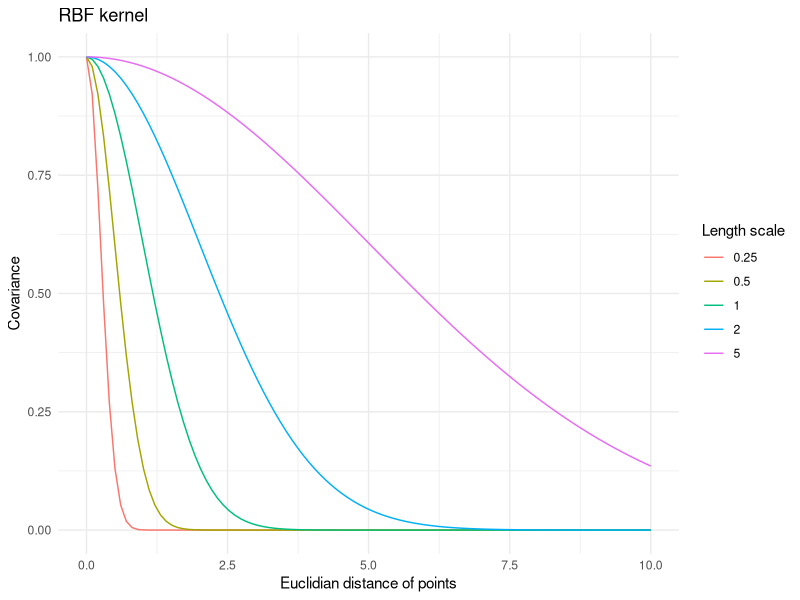
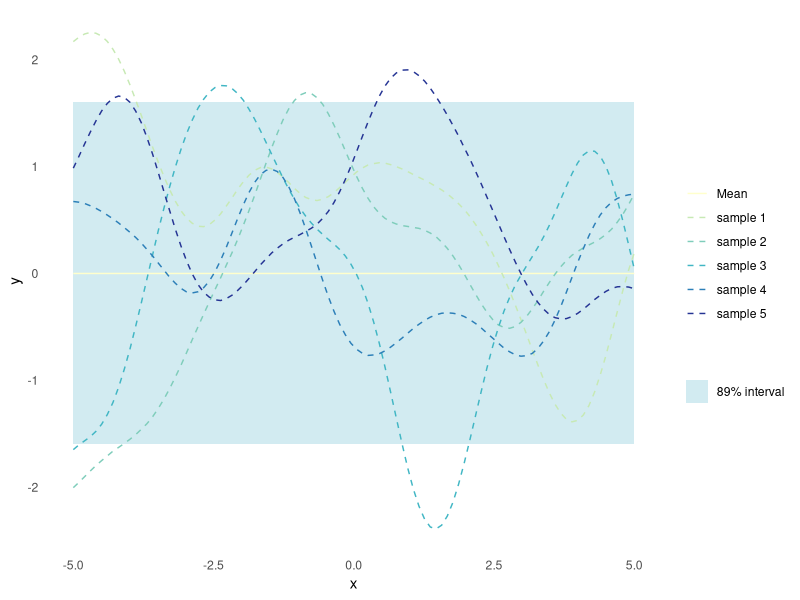
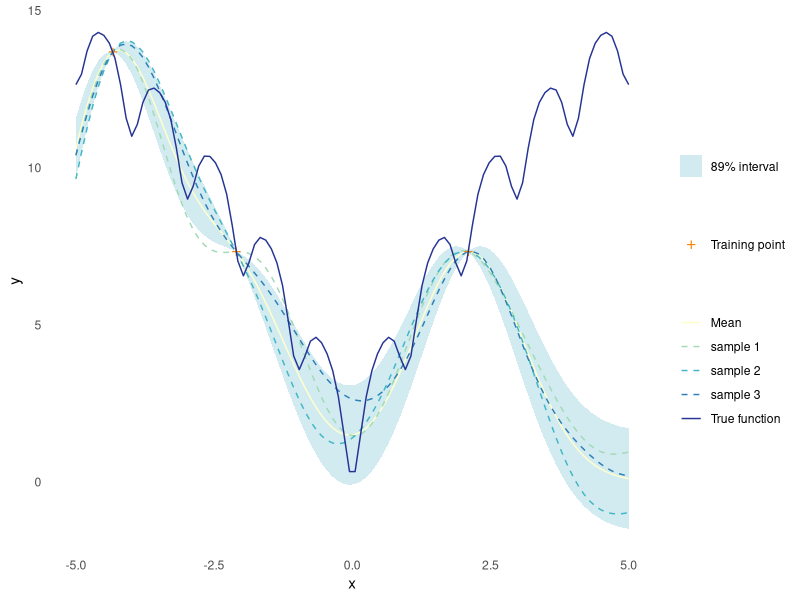
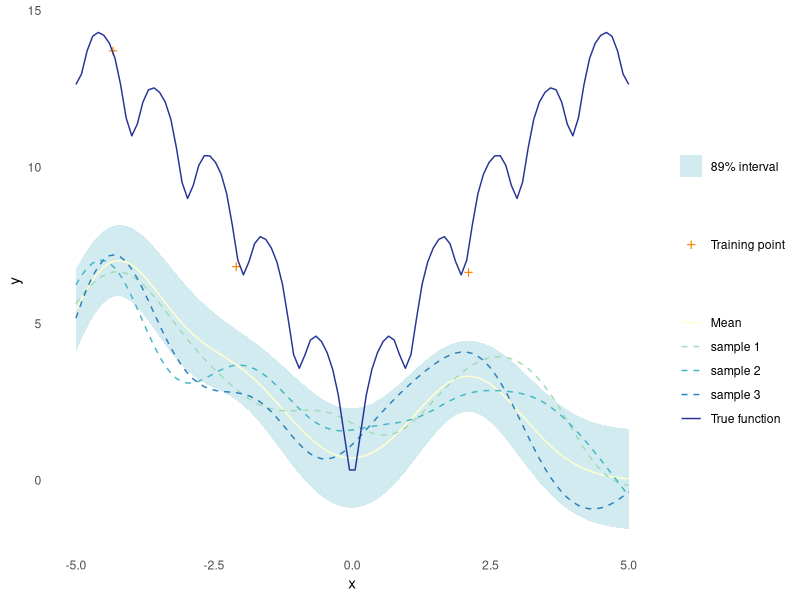
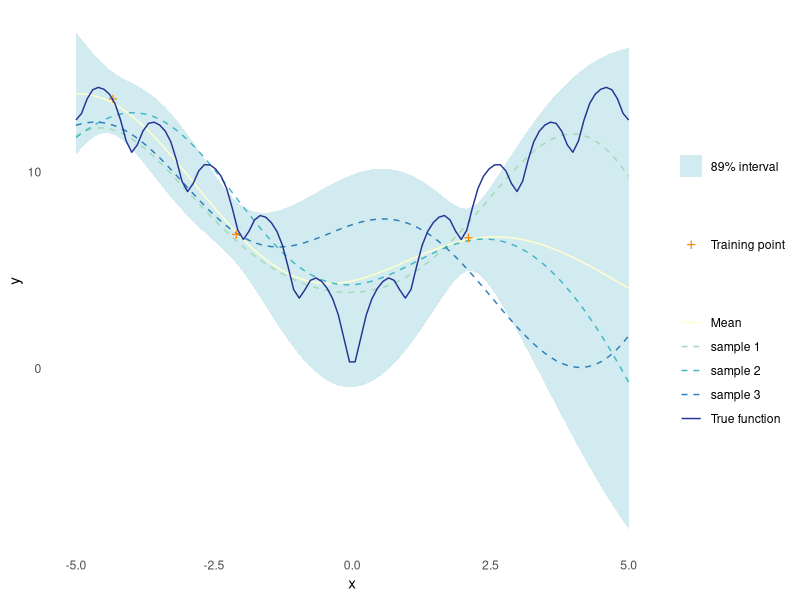
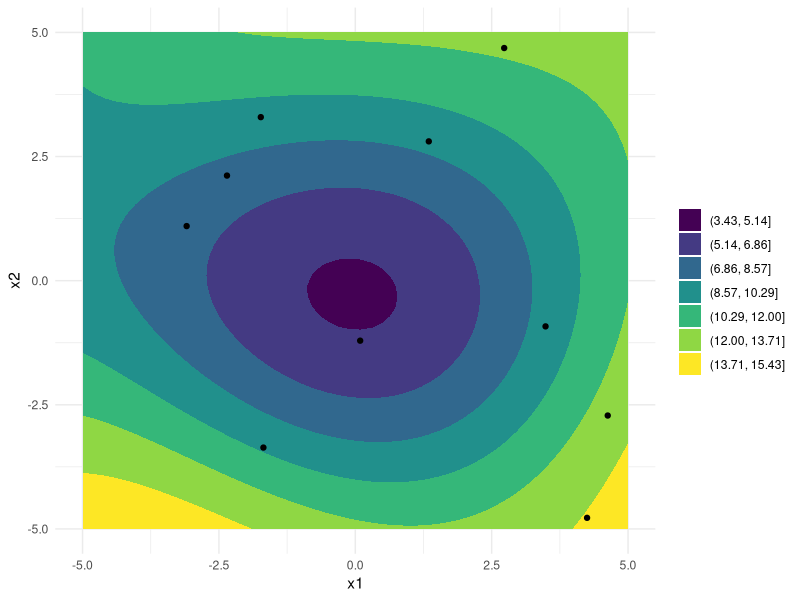
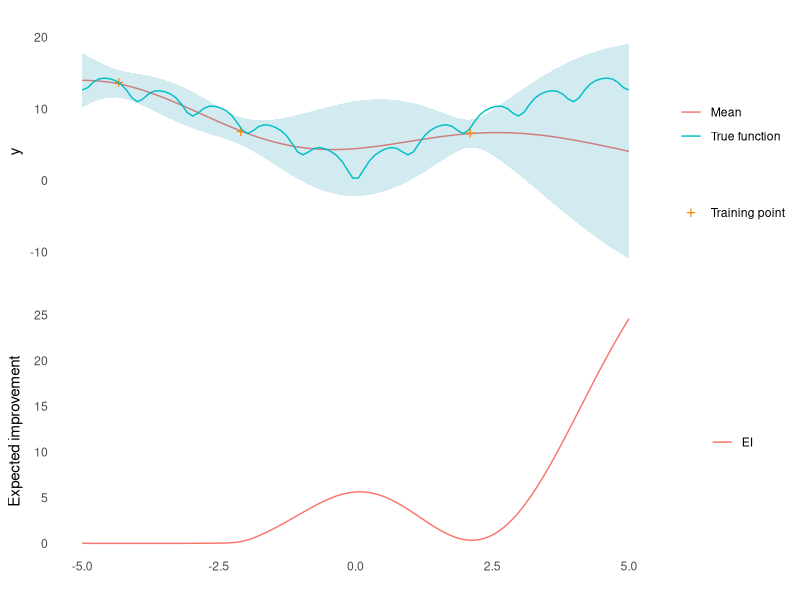
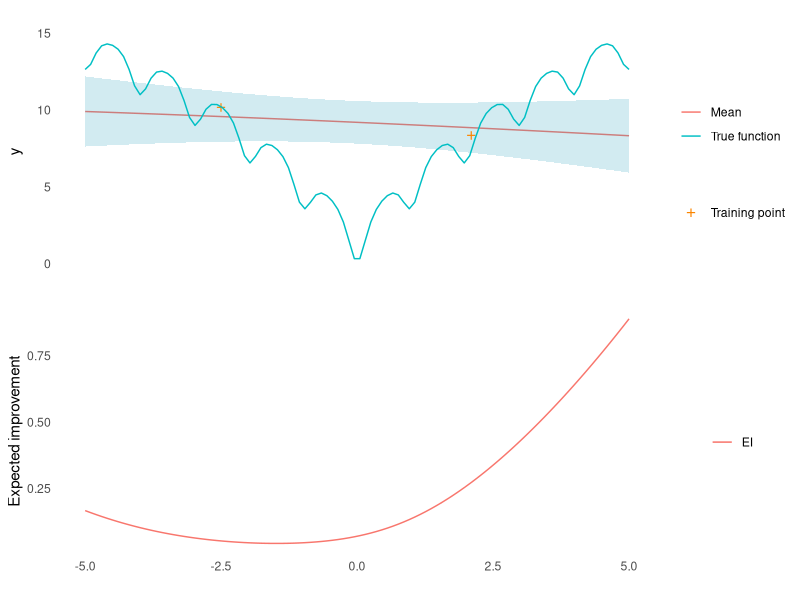

Write R code to recreate these figures, in order.
## ---- chunk 1
library(ggplot2)
library(magrittr)
set.seed(4444)
## ---- chunk 2
ackley <- function(X) {
  if (is.null(dim(X))) dim(X) <- c(1, length(X))
  d <- ncol(X)
  part1 <- -20*exp(-0.2*sqrt(1/d*rowSums(X^2)))
  part2 <- -exp(1/d*rowSums(cos(2*pi*X)))
  part1 + part2 + 20 + exp(1)
}
## ---- chunk 3
#' RBF Kernel
#'
#' @param X1 matrix of dimensions (n, d). Vectors are coerced to (1, d).
#' @param X2 matrix of dimensions (m, d). Vectors are coerced to (1, d).
#' @param l length scale
#' @param sigma_f scale parameter 
#'
#' @return matrix of dimensions (n, m)
rbf_kernel <- function(X1, X2, l = 1.0, sigma_f = 1.0) {
  if (is.null(dim(X1))) dim(X1) <- c(1, length(X1))
  if (is.null(dim(X2))) dim(X2) <- c(1, length(X2))
  sqdist <- (- 2*(X1 %*% t(X2))) %>%
    add(rowSums(X1**2, dims = 1)) %>%
    sweep(2, rowSums(X2**2, dims = 1), `+`)
  sigma_f**2 * exp(-0.5 / l**2 * sqdist)
}
## ---- chunk 4
tibble::tibble(l = c(0.25, 0.5, 1, 2, 5)) %>%
  tidyr::expand_grid(x1 = seq(0, 10, length.out = 100)) %>%
  dplyr::mutate(k = purrr::map2_dbl(x1, l, ~ rbf_kernel(.x, 0, .y))) %>%
  ggplot(aes(x = x1, y = k, colour = factor(l))) +
  geom_line() +
  theme_minimal() +
  labs(
    x = "Euclidian distance of points",
    y = "Covariance",
    colour = "Length scale",
    title = "RBF kernel"
  )
## ---- chunk 5
#' Random Samples from a Multivariate Gaussian
#' 
#' This implementation is similar to MASS::mvrnorm, but uses chlosky
#' decomposition instead. This should be more stable but is less efficient than
#' the MASS implementation, which recycles the eigen decomposition for the
#' sampling part.
#'
#' @param n number of samples to sample
#' @param mu the mean of each input dimension
#' @param sigma the covariance matrix
#' @param epsilon numerical tolerance added to the diagonal of the covariance
#'  matrix. This is necessary for the Cholesky decomposition, in some cases.
#'
#' @return numerical vector of n samples
rmvnorm <- function(n = 1, mu, sigma, epsilon = 1e-6) {
    p <- length(mu)
    if(!all(dim(sigma) == c(p, p))) stop("incompatible dimensions of arguments")
    ev <- eigen(sigma, symmetric = TRUE)$values
    if(!all(ev >= -epsilon*abs(ev[1L]))) {
      stop("The covariance matrix (sigma) is not positive definite")
    }
    cholesky <- chol(sigma + diag(p)*epsilon)
    sample <- rnorm(p*n, 0, 1)
    dim(sample) <- c(n, p)
    sweep(sample %*% cholesky, 2, mu, FUN = `+`)
}
## ---- chunk 6
gpr_plot <- function(samples,
                     mu,
                     sigma,
                     X_pred,
                     X_train = NULL,
                     y_train = NULL,
                     true_function = NULL) {
  n_samples <- dim(samples)[[1]]
  p <- tibble::as_tibble(
    t(samples),
    .name_repair = ~ paste("sample", seq(1, n_samples))
  ) %>%
    dplyr::mutate(
    x = X_pred,
    uncertainty = 1.6*sqrt(diag(sigma)),
    mu = mu,
    lower = mu - uncertainty,
    upper = mu + uncertainty,
    f = if (!is.null(true_function)) true_function(X_pred)
  ) %>%
    ggplot(aes(x = x)) +
    geom_ribbon(
      aes(ymin = lower, ymax = upper, fill = "89% interval"),
      alpha = 0.2
    ) +
    geom_line(aes(y = mu, colour = "Mean")) +
    theme_minimal() +
    labs(
      y = "y",
      x = "x",
      colour = "",
      fill = ""
    ) +
    theme(panel.grid = element_blank())
  p <- Reduce(
    `+`,
    init = p,
    x = lapply(paste("sample", seq(1, n_samples)), function(s) {
      geom_line(aes(y = .data[[s]], colour = s), linetype = 2)
    })
  ) +
    scale_colour_brewer(palette = "YlGnBu") +
    scale_fill_manual(values = list("89% interval" = "#219ebc"))
  if (!is.null(X_train) && !is.null(y_train)) {
    p <- p + 
      geom_point(
        data = tibble::tibble(x = X_train, y = y_train),
        aes(x = x, y = y, shape = "Training point"),
        colour = "#fb8500",
        size = 4
      ) +
      scale_shape_manual(values = c("Training point" = "+")) +
      labs(shape = "")
  }
  if (!is.null(true_function)) {
    p <- p + 
      geom_line(mapping = aes(y = f, colour = "True function"))
  }
  return(p)
}
## ---- chunk 7
n_samples <- 5
X_predict <- matrix(seq(-5, 5, length.out = 100), 100, 1)
mu <- rep(0, times = length(X_predict))
sigma <- rbf_kernel(X_predict, X_predict, l = 1, sigma_f = 1)
samples <- rmvnorm(n = n_samples, mu, sigma)
gpr_plot(samples, mu, sigma, X_predict)
## ---- chunk 8
#' Get Parameters of the Posterior Gaussian Process
#'
#' @param kernel kernel function used for the Gaussian process
#' @param X_pred matrix (m, d) of prediction points
#' @param X_train matrix (n, d) of training points
#' @param y_train column vector (n, d) of training observations
#' @param noise scalar of observation noise
#' @param ... named parameters for the kernel function
#'
#' @return list of mean (mu) and covariance (sigma) for the Gaussian
posterior <- function(kernel, X_pred, X_train, y_train, noise = 1e-8, ...) {
  if (is.null(dim(X_pred))) dim(X_pred) <- c(length(X_pred), 1)
  if (is.null(dim(X_train))) dim(X_train) <- c(length(X_train), 1)
  if (is.null(dim(y_train))) dim(y_train) <- c(length(y_train), 1)
  K <- kernel(X_train, X_train, ...) + noise**2 * diag(dim(X_train)[[1]])
  K_s <- kernel(X_train, X_pred, ...)
  K_ss <- kernel(X_pred, X_pred, ...) + 1e-8 * diag(dim(X_pred)[[1]])
  K_inv <- solve(K)
  mu <- (t(K_s) %*% K_inv) %*% y_train
  sigma <- K_ss - (t(K_s) %*% K_inv) %*% K_s
  list(mu = mu, sigma = sigma)
}
## ---- chunk 9
X_train <- matrix(c(-4.33, -2.1, 2.1), 3, 1)
y_train <- ackley(X_train)
## ---- chunk 10
X_predict <- matrix(seq(-5, 5, length.out = 100), 100, 1)
post <- posterior(rbf_kernel, X_predict, X_train, y_train)
## ---- chunk 11
mu <- c(post$mu)
sigma <- post$sigma
n_samples <- 3
samples <- rmvnorm(n = n_samples, mu, sigma)
gpr_plot(samples, mu, sigma, X_predict, X_train, y_train, true_function = ackley)
## ---- chunk 12
noise <- 1
y_train <- ackley(X_train) + noise * rnorm(length(X_train))
## ---- chunk 13
post <- posterior(rbf_kernel, X_predict, X_train, y_train, noise = noise)
mu <- post$mu
sigma <- post$sigma
n_samples <- 3
samples <- rmvnorm(n = n_samples, mu, sigma)
gpr_plot(samples, mu, sigma, X_predict, X_train, y_train, true_function = ackley)
## ---- chunk 14
#' Negative log-Likelihood of a Kernel
#'
#' @param kernel kernel function
#' @param X_train matrix (n, d) of training points
#' @param y_train column vector (n, d) of training observations
#' @param noise scalar of observation noise
#'
#' @return function with kernel parameters as input and negative log likelihood
#' as output
nll <- function(kernel, X_train, y_train, noise) {
  function(params) {
    n <- dim(X_train)[[1]]
    K <- rlang::exec(kernel, X1 = X_train, X2 = X_train, !!!params)
    L <- chol(K + noise**2 * diag(n))
    a <- backsolve(r = L, x = forwardsolve(l = t(L), x = y_train))
    0.5*t(y_train)%*%a + sum(log(diag(L))) + 0.5*n*log(2*pi)
  }
}
## ---- chunk 15
rbf_nll <- nll(rbf_kernel, X_train, y_train, noise)
opt <- optim(par = c(1, 1), fn = rbf_nll)
## ---- chunk 16
post <- posterior(rbf_kernel, X_predict, X_train, y_train, noise = noise, l = opt$par[[1]], sigma_f = opt$par[[2]])
mu <- post$mu
sigma <- post$sigma
n_samples <- 3
samples <- rmvnorm(n = n_samples, mu, sigma)
gpr_plot(samples, mu, sigma, X_predict, X_train, y_train, true_function = ackley)
## ---- chunk 17
#' Gaussian Process Regression
#'
#' @param kernel kernel function
#' @param X_train matrix (n, d) of training points
#' @param y_train column vector (n, d) of training observations
#' @param noise scalar of observation noise
#' @param ... parameters of the kernel function with initial guesses. Due to the
#' optimiser used, all parameters must be given and the order unfortunately
#' matters
#'
#' @return function that takes a matrix of prediction points as input and
#' returns the posterior predictive distribution for the output
gpr <- function(kernel, X_train, y_train, noise = 1e-8, ...) {
  kernel_nll <- nll(kernel, X_train, y_train, noise)
  param <- list(...)
  opt <- optim(par = rep(1, length(param)), fn = kernel_nll)
  opt_param <- opt$par
  function(X_pred) {
    post <- rlang::exec(
      posterior,
      kernel = kernel,
      X_pred = X_pred,
      X_train = X_train,
      y_train = y_train,
      noise = noise,
      !!!opt_param
    )
    list(
      mu = post$mu,
      sigma = diag(post$sigma),
      parameters = set_names(opt_param, names(param))
    )
  }
}
## ---- chunk 18
noise_2d <- 1
X_train_2d <- matrix(runif(20, -5, 5), 10, 2)
y_train_2d <- ackley(X_train_2d) + noise_2d * rnorm(2)
gpr_2d <- gpr(rbf_kernel, X_train_2d, y_train_2d, noise_2d, l = 1, sigma_f = 1)
X_predict_2d <- as.matrix(expand.grid(
  seq(-5,5, length.out = 50),
  seq(-5,5, length.out = 50)
))
post <- gpr_2d(X_predict_2d)
tibble::as_tibble(X_predict_2d, .name_repair = ~ c("x1", "x2")) %>%
  dplyr::mutate(y = post$mu) %>%
  ggplot(aes(x = x1, y = x2)) +
  geom_contour_filled(aes(z = y), bins = 8) +
  geom_point(data = tibble::as_tibble(X_train_2d, .name_repair = ~ c("x1", "x2"))) +
  theme_minimal() +
  labs(fill = "")
## ---- chunk 19
#' Expected Improvement
#'
#' @param gp a conditioned Gaussian process
#' @param X matrix (m, d) of points where EI should be evaluated
#' @param X_train matrix (n, d) of training points
#' @param xi scalar, exploration/exploitation trade off
#'
#' @return EI, vector of length m
expected_improvement <- function(gp, X, X_train, xi = 0.01) {
  post_pred <- gp(X)
  post_train <- gp(X_train)
  min_train <- min(post_train$mu)
  sigma <- post_pred$sigma
  dim(sigma) <- c(length(post_pred$sigma), 1)
  imp <- min_train - post_pred$mu - xi
  Z <- imp / sigma
  ei <- imp * pnorm(Z) + sigma * dnorm(Z)
  ei[sigma == 0.0] <- 0.0
  ei
}
## ---- chunk 20
ei_plot <- function(mu, sigma, X_pred, X_train, y_train, ei, true_function = NULL, title = "") {
  p1 <- tibble::tibble(
    mu = mu,
    uncertainty = 1.96*sqrt(sigma),
    upper = mu + uncertainty,
    lower = mu - uncertainty,
    x = X_pred,
    f = if (!is.null(true_function)) true_function(X_pred)
  ) %>%
    ggplot(aes(x = x)) +
    geom_line(aes(y = mu, colour = "Mean")) +
    geom_ribbon(
      aes(ymin = lower, ymax = upper),
      fill = "#219ebc",
      alpha = 0.2
    ) +
    geom_point(
      data = tibble::tibble(x = X_train, y = y_train),
      aes(x = x, y = y, shape = "Training point"),
      colour = "#fb8500",
      size = 4
    ) +
    scale_shape_manual(values = c("Training point" = "+")) +
    labs(shape = "") +
    theme_minimal() +
    labs(
      y = "y",
      x = "",
      colour = "",
      title = title
    ) +
    theme(panel.grid = element_blank(), axis.text.x = element_blank())
  if (!is.null(true_function)) {
    p1 <- p1 + 
      geom_line(mapping = aes(y = f, colour = "True function"))
  }
  p2 <- tibble::tibble(
    x = X_pred,
    ei = ei
  ) %>%
    ggplot() +
    geom_line(aes(x = x, y = ei, colour = "EI")) +
    theme_minimal() +
    labs(x = "", y = "Expected improvement", colour = "") +
    theme(panel.grid = element_blank())
  aligned_plots <- cowplot::align_plots(p2, p1, align = "v")
  cowplot::plot_grid(aligned_plots[[2]], aligned_plots[[1]], ncol = 1)
}
mygpr <- gpr(rbf_kernel, X_train, y_train, noise, l = 1, sigma_f = 1)
ei <- expected_improvement(mygpr, X_predict, X_train, xi = 0.1)
post <- mygpr(X_predict)
ei_plot(post$mu, post$sigma, X_predict, X_train, y_train, ei, true_function = ackley)
## ---- chunk 21
n_initial <- 2
X_initial <- matrix(c(-2.5, 2.1), n_initial, 1)
noise <- 1
y_initial <- ackley(X_initial) + noise * rnorm(n_initial)
## ---- chunk 22
gp <- gpr(rbf_kernel, X_initial, y_initial, noise, l = 1, sigma_f = 1)
X_predict <- matrix(seq(-5, 5, length.out = 100), 100, 1)
ei <- expected_improvement(gp, X_predict, X_initial, xi = 0.01)
## ---- chunk 23
post <- gp(X_predict)
ei_plot(post$mu, post$sigma, X_predict, X_initial, y_initial, ei, ackley)
## ---- chunk 24
x <- X_predict[[which.max(ei)]]
y <- ackley(x) + noise * rnorm(1)
X_train <- rbind(X_initial, matrix(x))
y_train <- c(y_initial, matrix(y))
## ---- chunk 25
n_rounds <- 5
## ---- chunk 26
plots <- lapply(seq_len(n_rounds), function(i) {
  gp <- gpr(rbf_kernel, X_train, y_train, noise, l = 1, sigma_f = 1)
  ei <- expected_improvement(gp, X_predict, X_train, xi = 0.01)
  post <- gp(X_predict)
  p <- ei_plot(post$mu, post$sigma, X_predict, X_train, y_train, ei, ackley, title = paste("Round", i))
  x <- X_predict[[which.max(ei)]]
  y <- ackley(x) + noise * rnorm(1)
  X_train <<- rbind(X_train, matrix(x))
  y_train <<- c(y_train, matrix(y))
  p
})
## ---- chunk 27
#| layout: [[100, 100], [100, 100], [100]]

print(plots[[1]])
print(plots[[2]])
print(plots[[3]])
print(plots[[4]])
print(plots[[5]])
## ---- chunk 28
n_initial <- 4
X_initial <- c(5, -5, 2.1, -2.1, 4.7, -4.7, -2.5, -2.5) %>%
  matrix(n_initial, 2)
noise <- 1
y_initial <- ackley(X_initial) + noise * rnorm(n_initial)
## ---- chunk 29
gp <- gpr(rbf_kernel, X_initial, y_initial, noise, l = 1, sigma_f = 1)
X_predict <- seq(-5, 5, length.out = 50) %>%
  expand.grid(.,.) %>%
  as.matrix()
ei <- expected_improvement(gp, X_predict, X_initial, xi = 0.01)
## ---- chunk 30
post <- gp(X_predict)
tibble::as_tibble(X_predict, .name_repair = ~ c("x1", "x2")) %>%
  dplyr::mutate(y = post$mu) %>%
  ggplot(aes(x = x1, y = x2)) +
  geom_contour_filled(aes(z = y), bins = 8) +
  geom_point(data = tibble::as_tibble(X_initial, .name_repair = ~ c("x1", "x2"))) +
  geom_point(data = tibble::as_tibble(t(X_predict[which.max(ei), ]), .name_repair = ~ c("x1", "x2")), mapping = aes(colour = "max EI")) +
  theme_minimal() +
  labs(fill = "", colour = "")
## ---- chunk 31
x <- X_predict[which.max(ei), ]
y <- ackley(x) + noise * rnorm(1)
X_train <- rbind(X_initial, x)
y_train <- c(y_initial, matrix(y))
## ---- chunk 32
n_rounds <- 8
## ---- chunk 33
plots <- lapply(seq_len(n_rounds), function(i) {
  gp <- gpr(rbf_kernel, X_train, y_train, noise, l = 1, sigma_f = 1)
  ei <- expected_improvement(gp, X_predict, X_train, xi = 0.01)
  post <- gp(X_predict)
  x <- X_predict[which.max(ei), ]
  p <- tibble::as_tibble(X_predict, .name_repair = ~ c("x1", "x2")) %>%
    dplyr::mutate(y = post$mu) %>%
    ggplot(aes(x = x1, y = x2)) +
    geom_contour_filled(aes(z = y), bins = 8) +
    geom_point(data = tibble::as_tibble(X_train, .name_repair = ~ c("x1", "x2"))) +
    geom_point(data = tibble::as_tibble(t(x), .name_repair = ~ c("x1", "x2")), mapping = aes(colour = "max EI")) +
    theme_minimal() +
    labs(fill = "", colour = "", title = paste("Round", i))
  y <- ackley(x) + noise * rnorm(1)
  X_train <<- rbind(X_train, x)
  y_train <<- c(y_train, matrix(y))
  p
})
## ---- chunk 34
#| layout: [[100, 100], [100, 100]]

print(plots[[5]])
print(plots[[6]])
print(plots[[7]])
print(plots[[8]])
